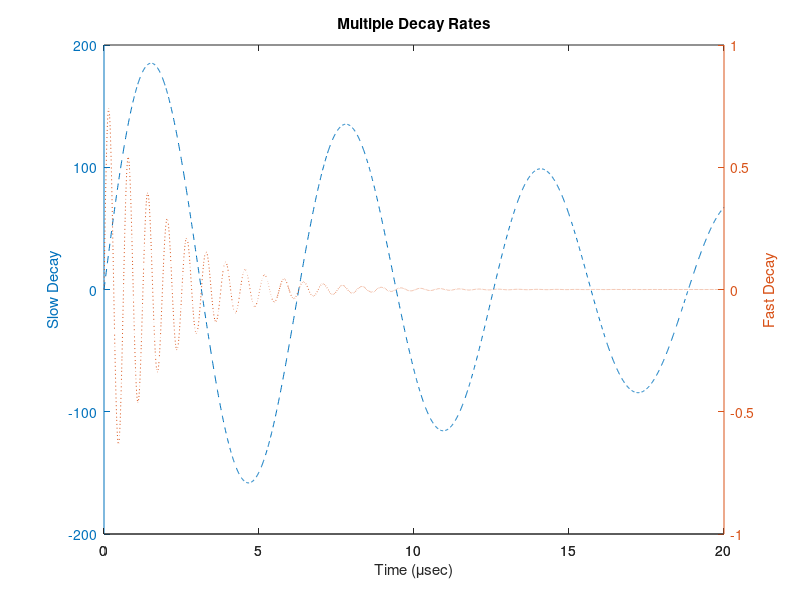

MATLAB code for this plot:
x = 0:0.01:20;
y1 = 200*exp(-0.05*x).*sin(x);
y2 = 0.8*exp(-0.5*x).*sin(10*x);
[AX,H1,H2] = plotyy(x,y1,x,y2,'plot');
set(get(AX(1),'Ylabel'),'String','Slow Decay')
set(get(AX(2),'Ylabel'),'String','Fast Decay')
xlabel('Time (\musec)')
title('Multiple Decay Rates')
set(H1,'LineStyle','--')
set(H2,'LineStyle',':')

% axes(AX(1))
% hold on
% plot(randn(20,1)*100)
% 
% axes(AX(2))
% hold on
% plot(rand(20,1),'y--')
% plot(-rand(20,1),'k.')
% plot(rand(20,1)-0.5,'ro')